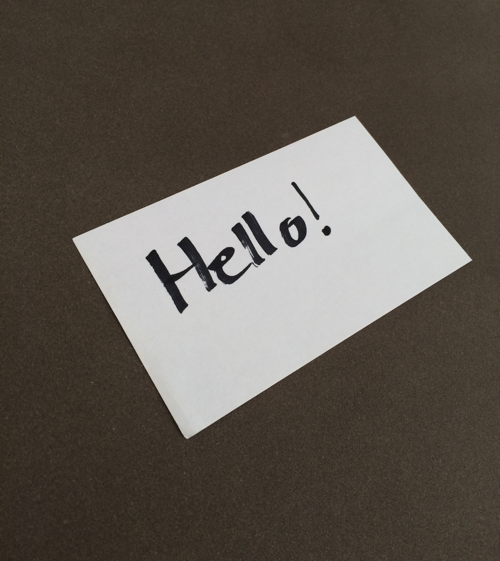
#> input picture server_pc/imutils-master/demo_images/notecard.png, 500 x 561 px
$ python preprocess_demo.py
#> lines starting #> are read from the running program, lines starting #| are printed output that depends on the picture; after the words box and inside, x2 and y2 are one past the last pixel; in counts of white or black regions, pixels touching at a corner belong together
import cv2
import imutils
import numpy as np

# 1) Đọc ảnh
img = cv2.imread("demo_images/notecard.png")
#> img is the input picture: shape (561, 500, 3); mean B, G, R 80.9, 88.6, 95.4
if img is None:
    raise FileNotFoundError("Không tìm thấy file demo_images/notecard.png")

# 2) Resize giữ tỉ lệ
img = imutils.resize(img, width=1200)
#> img: shape (1346, 1200, 3)

# 3) Chuyển xám + blur nhẹ
gray = cv2.cvtColor(img, cv2.COLOR_BGR2GRAY)
gray = cv2.GaussianBlur(gray, (5, 5), 0)

# 4) Tự động tìm biên (theo README)
edged = imutils.auto_canny(gray)
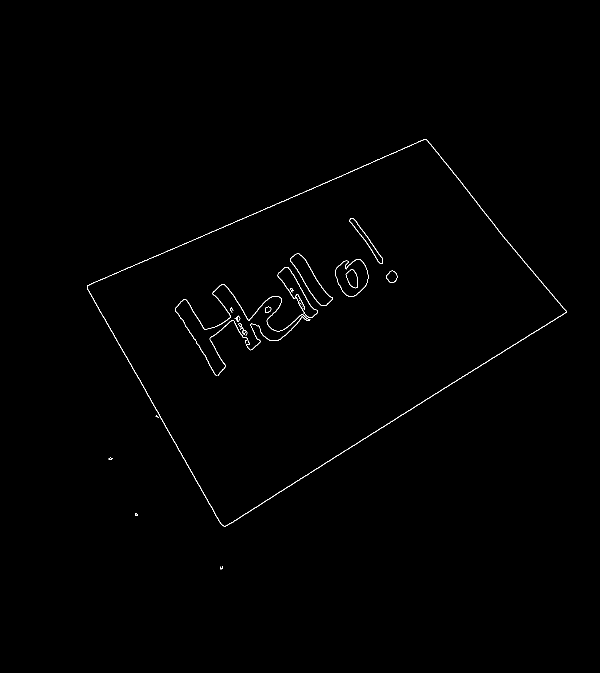
#> edged: shape (1346, 1200) (shown at 1/2 size); 0.42% white in thin lines or dots, all inside (x1, y1, x2, y2) = (174, 278, 1133, 1139)

# 5) Morphology để nối nét chữ/khung
kernel = cv2.getStructuringElement(cv2.MORPH_RECT, (3, 3))
edged = cv2.morphologyEx(edged, cv2.MORPH_CLOSE, kernel, iterations=1)

# 6) Lưu kết quả trung gian
cv2.imwrite("01_resized.jpg", img)
cv2.imwrite("02_gray.jpg", gray)
cv2.imwrite("03_edges.jpg", edged)

print("Done! Đã lưu: 01_resized.jpg, 02_gray.jpg, 03_edges.jpg")
